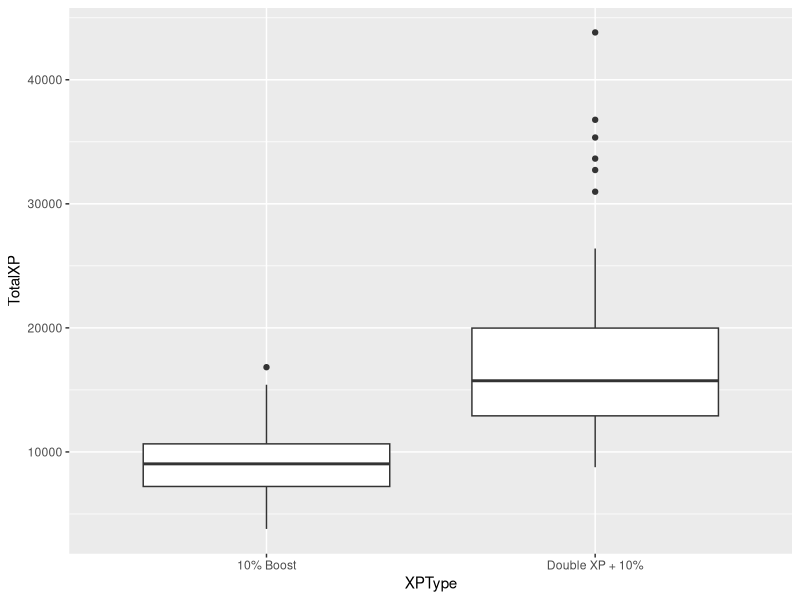

Write R code to recreate this figure. (Note: this script raises an error after producing the figure.)
## ---- chunk 1
knitr::opts_chunk$set(echo = TRUE)
## ---- chunk 2
remove(list = ls())
# Load necessary libraries
library(tidyverse)
library(ggplot2)
library(lubridate)

#Part 1
library(readxl)
CODGames2_mp <- read_excel("data/CODGames2_mp.xlsx")
## ---- chunk 3
CODGames2_mp %>% 
  group_by(FullPartial) %>%
  summarise(n = n())
## ---- chunk 4
full_games <- CODGames2_mp %>%
  filter(FullPartial == "Full")
## ---- chunk 5
ggplot(full_games, mapping = aes(x = XPType, y = TotalXP)) +
  geom_boxplot()

## ---- chunk 6
CODGames2_mp %>% 
  group_by(XPType) %>%
  summarise(n = n())
## ---- chunk 7
tdm <- full_games %>% 
  filter(GameType == "HC - TDM") %>% 
  separate(Result, into = c("PlayersTeam", "OtherTeam"), sep = "-", convert = TRUE)
tdm <- tdm %>% 
  mutate(GameResult = tdm$PlayersTeam - tdm$OtherTeam) %>%
  mutate(GameResult2 = case_when(GameResult > 0 ~ "win", GameResult < 0 ~ "lose", GameResult == 0 ~ "tie")) %>%
  mutate(Win = ifelse(GameResult2 == "win", 1, 0)) %>% 
  select(TotalXP, Eliminations, Deaths, Damage, XPType, Win, Score)
## ---- chunk 8
#set seed
set.seed(1)

#form needed for glmnet
Xmat <- model.matrix(Score ~ . , data = tdm)[ ,-1]  
y <- tdm$Score

#no train test split
#fit model
lasso.mod <- glmnet(x = Xmat, y = y, 
                    alpha = 1,
                    standardize = TRUE)

#create plot of coefficients
plot(lasso.mod, xvar="lambda",label=TRUE)
## ---- chunk 9
#plot
#set seed
set.seed(1)

#cv for k-fold cross validation 
cv.out <- cv.glmnet(x = Xmat, y = y, 
                    alpha = 1, standardize = TRUE,
                    nfolds = 10)
plot(cv.out)
## ---- chunk 10
#set seed
set.seed(1)

#min lambda
bestlam1 <- cv.out$lambda.min
#predict responses
lasso.pred1 <- predict(cv.out, s = bestlam1,
                       newx = Xmat)
#find coefficients
lasso.coef1 <- predict(cv.out, s = bestlam1,
                       type = "coefficients")

bestlam1
lasso.coef1

#1 standard error lambda
bestlam2 <- cv.out$lambda.1se
#predict responses
lasso.pred2 <- predict(cv.out, s = bestlam2,
                       newx = Xmat)
#find coefficients
lasso.coef2 <- predict(cv.out, s = bestlam2,
                       type = "coefficients")
bestlam2
lasso.coef2
## ---- chunk 11
#determine which lambda to use
MSE_lassoMin <- mean((y - lasso.pred1)^2)
RMSE_lassoMin <- sqrt(MSE_lassoMin)
RMSE_lassoMin

MSE_lasso1se <- mean((y - lasso.pred2)^2)
RMSE_lasso1se <- sqrt(MSE_lasso1se)
RMSE_lasso1se
## ---- chunk 12
#set.seed
set.seed(1)

#feature selection 2 - Backwards Elimination 
int_only_model <- glm(Score ~ 1, family = gaussian, data = tdm)

full_model <- glm(Score ~ . -Score, family = gaussian, data = tdm)

stats::step(object = full_model, 
            scope = list(lower = int_only_model, upper = full_model),
            data = tdm,
            direction = "backward")

regression_model <- lm(Score ~ TotalXP + Eliminations + Deaths + XPType + 
    Win, data = tdm)
regression_model
## ---- chunk 13
#Create Indictor(s) for XPType
tdm2 <- tdm %>%
        mutate(XPType = ifelse(XPType == "10% Boost", 1, 0))

#Scale numeric variables
xvars <- c("TotalXP", "Eliminations", "Deaths", "Damage", "XPType", "Win")
tdm2[ , xvars] <- scale(tdm2[ , xvars], center = TRUE, scale = TRUE)

#regression model based on the variables selected by backwards elimination in part a
regression_model2 <- lm(formula = Score ~ TotalXP + Eliminations + Deaths + XPType + Win, data = tdm2)
regression_model2
